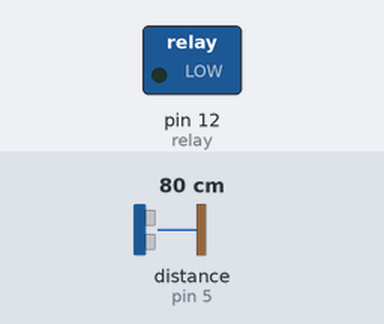
A sketch run on a simulated Arduino Uno, built with avr-gcc and run on an emulated ATmega328P. Parts: switched loads named in the sketch (green lamp = pin HIGH). Wiring (inferred from the names in the program): ultrasonic range finder: trigger pin 6; echo pin 5. The inputs (shaded band) are chosen by the test bench; at power-on: distance to the obstacle (sensor on pin 5) 80 cm. The echo pulse lasts 58.3 µs per cm; pins used as bus, display or sensor lines are not drawn.

Above: at 3.8 s.
3.9 s: distance to the obstacle (sensor on pin 5) set to 7 cm
7.8 s: distance to the obstacle (sensor on pin 5) set to 4 cm
At 9.4 s:
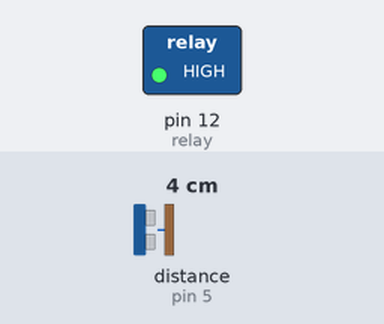
11.7 s: distance to the obstacle (sensor on pin 5) set to 9 cm
At 13.0 s:
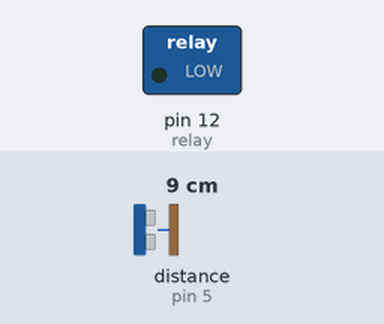
15.6 s: distance to the obstacle (sensor on pin 5) set to 2 cm
At 18.9 s:
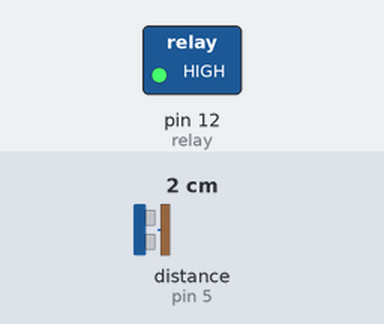
Timing chart, 0 to 20.4 s (numbered marks = the images above; inputs shaded):
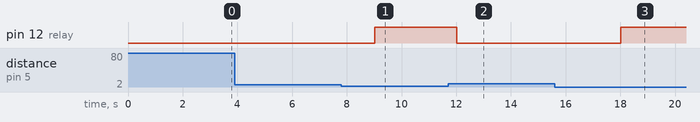

The sketch:

script_ultrasonic.ino
```cpp
int trig = 6;
int echo = 5;
int relay = 12;
int tiempo;
int distancia;
void setup() {
  pinMode(trig, OUTPUT);
  pinMode(echo, INPUT);
  pinMode(relay, OUTPUT);
}
void loop() {
  digitalWrite(trig, HIGH);
  delay(1);
  digitalWrite(trig, LOW);
  tiempo = pulseIn(echo, HIGH);
  distancia = tiempo / 58.2;
  if (distancia < 5){
    digitalWrite(relay, HIGH);
  }
  else{
    digitalWrite(relay, LOW);
  }
  delay(3000);
}
```

Measured:
- the behaviour switches between 6 and 5 cm on distance to the obstacle (sensor on pin 5) (found by bisection; images 0 and 1)
- after the input at 3.9 s, every drawn part: stays the same
- after the input at 7.8 s, pin 12 (relay): LOW → HIGH after 1.2 s
- after the input at 11.7 s, pin 12 (relay): HIGH → LOW after 0.32 s
- after the input at 15.6 s, pin 12 (relay): LOW → HIGH after 2.4 s
